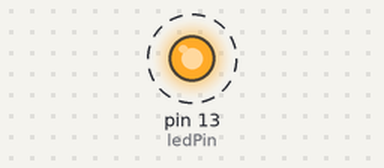
A sketch run on a simulated Arduino Uno, built for the host (arithmetic inside an expression is 32-bit, double 64-bit). Shown: output pins drawn as LEDs (lit = HIGH). Dashed ring = blinking.

Above: at 0.5 s.
Timing chart, 0 to 4.6 s (numbered marks = the images above):
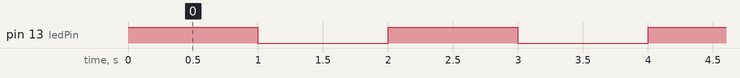

The sketch:

teensy36_guard_error.ino
```cpp
#include "Arduino.h"
#include "Foo.hpp"

const int ledPin = 13;

void setup() {
  pinMode(ledPin, OUTPUT);
}

void loop() {
  digitalWrite(ledPin, HIGH);   // set the LED on
  delay(1000);                  // wait for a second
  digitalWrite(ledPin, LOW);    // set the LED off
  delay(1000);                  // wait for a second
}
```

Foo.cpp
```cpp
#include "Foo.hpp"

Foo::Foo() {}
```

Foo.hpp
```cpp
#ifndef FOO_HPP
#define FOO_HPP

#include "FooError.hpp"
#include "SPI.h"

struct Foo {
    static const Foo& instance() {
      static Foo foo{};
      return foo;
    }
    int id = 42;
private:
    Foo();
    SPISettings _settings;
};

#endif //FOO_HPP
```

FooError.hpp
```cpp
//
// Created by heckel on 20.11.2023.
//

#ifndef FOOERROR_HPP
#define FOOERROR_HPP

#include <system_error>

enum class FooError {
    Success = 0,
    UnknownDevice,
};

namespace std {
    template<>
    struct is_error_code_enum<FooError> : true_type {};
}  // namespace std

namespace detail {
    class FooErrorCategory : public std::error_category {
    public:
        const char *name() const noexcept override {
            return "FooError";
        }
        std::string message(int code) const override {
            return "Foo error";
        }
        std::error_condition default_error_condition(int code) const noexcept override {
            return {code, *this};
        }
        int id = 42;
    };
}
inline const detail::FooErrorCategory& FooErrorCategory() {
    static detail::FooErrorCategory instance{};
    return instance;
}
inline std::error_code make_error_code(FooError error) noexcept {
    return {static_cast<int>(error), FooErrorCategory()};
}


#endif //FOOERROR_HPP
```

Measured:
- by itself, pin 13 (ledPin): alternates HIGH for 1.0 s and LOW for 1.0 s
